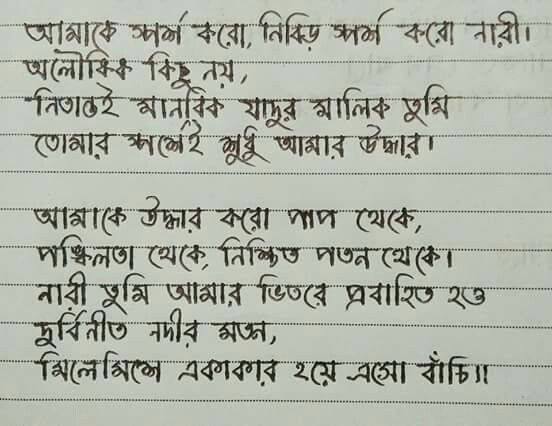
#> input picture samples/bangla.jpg, 552 x 426 px
$ python -i figure_processor.py   (imports and definitions only)
#> lines starting #> are read from the running program, lines starting #| are printed output that depends on the picture; after the words box and inside, x2 and y2 are one past the last pixel; in counts of white or black regions, pixels touching at a corner belong together
#> further down, picture is the input picture: shape (426, 552, 3); mean B, G, R 168.1, 180.5, 174.8
import cv2
import numpy as np

def process_figure(image, output_path):
    """Process and save figure image to the specified output path."""
#> called with output_path = 'out.png'
    # Convert to grayscale
    gray = cv2.cvtColor(image, cv2.COLOR_BGR2GRAY)

    # Apply a binary threshold to the image
    ret, thresh = cv2.threshold(gray, 150, 255, cv2.THRESH_BINARY_INV)
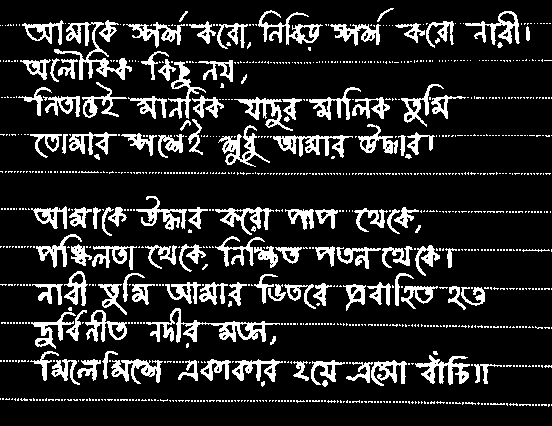
#> thresh: shape (426, 552); 15.4% white; 990 white regions (872 under 20 px)

    # Find contours in the thresholded image
    contours, hierarchy = cv2.findContours(thresh, cv2.RETR_EXTERNAL, cv2.CHAIN_APPROX_SIMPLE)
#> contours = 990 contours, 884 with area under 20; largest, box (x1, y1, x2, y2) and area: (146, 308, 280, 343) 1096, (54, 22, 132, 80) 828, (273, 135, 353, 158) 668, (258, 10, 323, 45) 664, (218, 125, 270, 167) 574

    # Calculate the total image area
    image_area = image.shape[0] * image.shape[1]
#> image_area = 235152

    # Define minimum area as a percentage of the image area
    min_area_percentage = 0.1
    min_area = image_area * min_area_percentage
#> min_area = 23515.2

    figures = []
    # Crop and display each detected figure
    for i, cnt in enumerate(contours):
        x, y, w, h = cv2.boundingRect(cnt)
        area = w * h
        if area > min_area:
            # Crop the figure from the original image
            cropped_figure = image[y:y+h, x:x+w]

            # Save the cropped figure
            figure_path = f"{output_path}_figure_{i+1}.png"
            figures.append(figure_path)
            cv2.imwrite(figure_path, cropped_figure)
            print(f"Saved figure: {figure_path}")
#> this loop made 990 passes
#> (x, y, w, h, area) on passes 7, 8, 10: (519, 404, 12, 2, 24), (509, 403, 9, 3, 27), (490, 403, 15, 2, 30)
#> after the loop, figures = []

    return figures

>>> import cv2
>>> picture = cv2.imread('samples/bangla.jpg')
>>> result = process_figure(picture, 'out.png')
#> result = []
